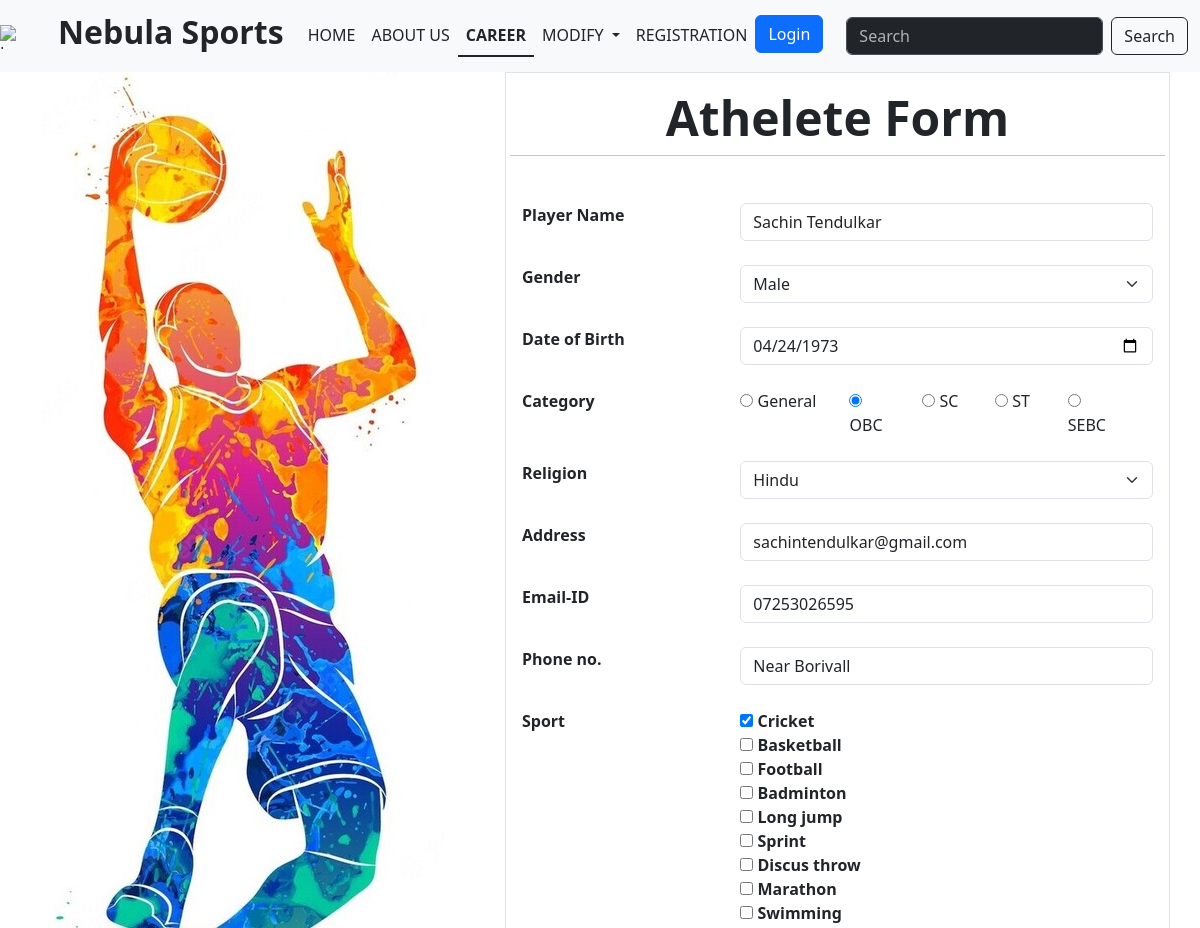
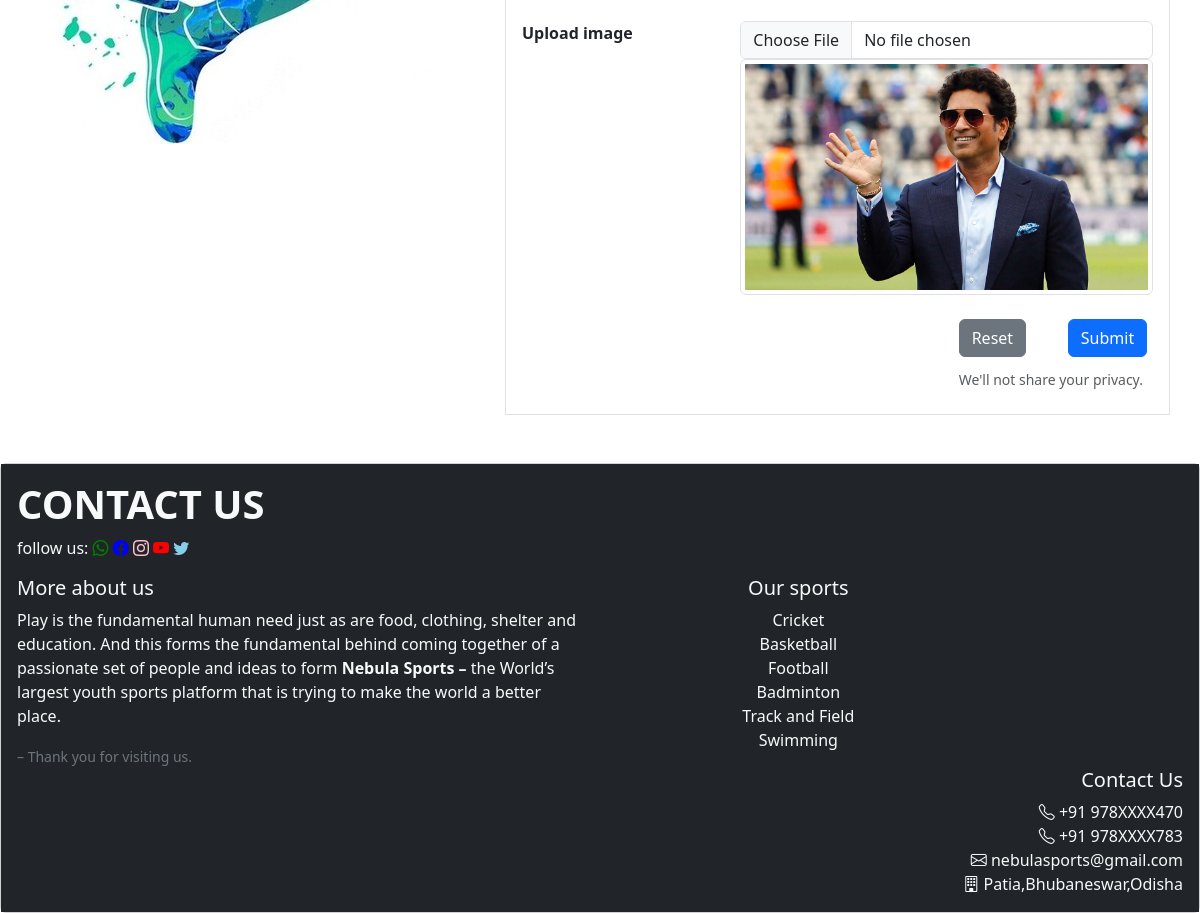
/ath_form.php?ath_id=1, run on the app's committed database (2 pictures, top to bottom).
### tables this page shows
CREATE TABLE `athlete` (
  `ath_id` int(11) NOT NULL,
  `name` varchar(100) NOT NULL,
  `gender` enum('Male','Female','Other') NOT NULL,
  `dob` date NOT NULL,
  `caste` enum('General','OBC','SC','ST','SEBC') NOT NULL DEFAULT 'General',
  `religion` enum('Hindu','Budhhist','Sikh','Jain','Other') NOT NULL,
  `addr` text NOT NULL,
  `phone` varchar(13) NOT NULL,
  `email` varchar(320) NOT NULL,
  `ath_img` varchar(200) NOT NULL
);

CREATE TABLE `sport` (
  `sport_id` int(11) NOT NULL,
  `name` varchar(20) NOT NULL
);

### ath_form.php (the view, shortened to what this page needs)
<!DOCTYPE html>   <?php session_start();?>
<html lang="en">
<head>
    <link href="https://cdn.jsdelivr.net/npm/bootstrap@5.3.1/dist/css/bootstrap.min.css" rel="stylesheet">
    <link rel="stylesheet" href="https://cdn.jsdelivr.net/npm/bootstrap-icons@1.10.5/font/bootstrap-icons.css">
</head>
<body>
<div>
<nav class="navbar navbar-expand-lg bg-light nav-underline" data-bs-theme="dark">
    <div>
      <img src="https://w7.pngwing.com/pngs/303/549/png-transparent-sport-logo-football-sports-logos-text-sport-logo.png" alt="Logo" width="30" height="24" class="d-inline-block align-text-top">
    </div>
        <div class="container-fluid">
          <a class="navbar-brand text-dark nav-underline" href="#"><h2><b>Nebula Sports</b></h2></a>
          <div class="collapse navbar-collapse" id="navbarScroll">
            <ul class="navbar-nav me-auto my-2 my-lg-0 navbar-nav-scroll" style="--bs-scroll-height: 100px;">
              <li class="nav-item">
                <a class="nav-link text-dark" href="home.php">HOME</a>
              </li>
              <li class="nav-item ">
                <a class="nav-link text-dark" href="about.php">ABOUT US</a>
              </li>
              <li class="nav-item">
                <a class="nav-link active text-dark" aria-current="page" href="career.php">CAREER</a>
              </li>
              <li class="nav-item dropdown">
                <a class="nav-link dropdown-toggle text-dark"  role="button"
                data-bs-toggle="dropdown" aria-expanded="false">
                MODIFY
                </a>
              </li>
              <li class="nav-item">
                <a class="nav-link text-dark" href="user_form.php">REGISTRATION</a>
              </li>
              <li class="nav-item">
                <?php
                if (isset($_SESSION['loggedin']) && $_SESSION['loggedin']) { ?>
                  <a href='logout.php'><button type="button" class="btn btn-info">
                    Logout
                  </button></a>
                <?php
                 echo 'Welcome '. $_SESSION['user_name'];
                } else {
                  ?>
                  <button type="button" class="btn btn-primary" data-bs-toggle="modal" data-bs-target="#exampleModal">
                    Login
                  </button>
                <?php } ?>
              </li>
            </ul>
            <form class="d-flex" role="search">
              <input class="form-control me-2" type="search" placeholder="Search" aria-label="Search">
              <button id="submit" class="btn btn-outline-dark" type="submit">Search</button>
            </form>
          </div>
        </div>
      </nav>
    </div>
    <?php
    include 'connection.php';
    ?>
    <div class="container">
    <div class="row">
        <div class="col-5"><img src="img\abstract-basketball-player-with- (3).jpg"></div>
        <div class="col-7 border" style="padding:16px">
        <h5 class="display-5 text-center"><b><b>Athelete Form</b></b></h5>
        <?php
            $mode = 'Add';
            $ath_sport_array = array();
            if(isset($_REQUEST['ath_id']) && is_numeric($_REQUEST['ath_id'])) {
                if($_REQUEST['ath_id'] > 0) {
                    $mode = 'Edit';
                    $ath_id = $_REQUEST['ath_id'];
                    $query_str = "SELECT * FROM athlete WHERE ath_id = ?";
                    $stmt = mysqli_prepare($connection,$query_str);
                    mysqli_stmt_bind_param($stmt,'i',$ath_id);
                    mysqli_stmt_execute($stmt);
                    $result = mysqli_stmt_get_result($stmt);
                    $row = mysqli_fetch_array($result);
                    $query_qry = "SELECT * FROM athlete_sport WHERE ath_id = ?";
                    $stmt1 = mysqli_prepare($connection,$query_qry);
                    mysqli_stmt_bind_param($stmt1,'i',$ath_id);
                    mysqli_stmt_execute($stmt1);
                    $result_child = mysqli_stmt_get_result($stmt1);
                    while($row_child = mysqli_fetch_array($result_child)){
                        $ath_sport_array[] = $row_child['sport_id'];
                    }
                }
            }
        ?>
        <div class="row"><br>
        <hr>
            <form id="myform" action="ath_form_insert.php" method="post"  enctype="multipart/form-data">
                <div class="mb-4 row">
                    <div class="col-4"><label class="form-label"><b>Player Name</b></label></div>
                    <div class="col"><input class="form-control" required autofocus type="text" onchange="check_name(this)" name="player_name" value="<?php if ($mode=='Edit') echo $row['name']?>">
                    <small id="name_error" class="text-danger"></small></div>
                </div>
                <div class="mb-4 row">
                    <div class="col-4"><label class="form-label"><b>Gender</b></label></div>
                    <div class="col"><select class="form-select" name="Gender">
                        <option <?php if (($mode=='Edit') && $row['gender']=='Male') echo 'Selected' ;?> value="Male">Male</option>
                    </select></div>
                </div>
                <div class="mb-4 row">
                    <div class="col-4"><label class="form-label"><b>Date of Birth</b></label></div>
                    <div class="col"><input class="form-control" type="date" name="player_dob"  max="2005-01-01" value="<?php if ($mode=='Edit') echo $row['dob']?>"></div>
                </div>
                <div class="mb-4 row">
                    <div class="col-4"><label class="form-label"><b>Category</b></label></div>
                    <div class="col row">
                        <div class="col-3"><label for="radio_general_category"><input type="radio" name="category" value="General" <?php if (($mode=='Edit') && $row['caste']=='General') echo 'checked' ;?>> General</label></div>
                        <div class="col-2"><label for="radio_obc_category"><input type="radio" name="category" value="OBC" <?php if (($mode=='Edit') && $row['caste']=='OBC') echo 'checked' ;?>> OBC</label></div>
                        <div class="col-2"><label for="radio_sc_category"><input type="radio" name="category" value="SC" <?php if (($mode=='Edit') && $row['caste']=='SC') echo 'checked' ;?>> SC</label></div>
                        <div class="col-2"><label for="radio_st_category"><input type="radio" name="category" value="ST" <?php if (($mode=='Edit') && $row['caste']=='ST') echo 'checked' ;?>> ST</label></div>
                        <div class="col-2"><label for="radio_sebc_category"><input type="radio" name="category" value="SEBC" <?php if (($mode=='Edit') && $row['caste']=='SEBC') echo 'checked' ;?>> SEBC</label></div>
                    </div>
                </div>
                <div class="mb-4 row">
                    <div class="col-4"><label class="form-label"><b>Religion</b></label></div>
                    <div class="col"><select class="form-select" name="religion">
                        <option <?php if (($mode=='Edit') && $row['religion']=='Hindu') echo 'Selected' ;?> value="Hindu">Hindu</option>
                    </select></div>
                </div>
                <div class="mb-4 row">
                    <div class="col-4"><label class="form-label"><b>Address</b></label></div>
                    <div class="col"><input class="form-control" type="text" name="player_add" value="<?php if ($mode=='Edit') echo $row['addr']?>"></div>
                </div>
                <div class="mb-4 row">
                    <div class="col-4"><label class="form-label"><b>Email-ID</b></label></div>
                    <div class="col"><input class="form-control" type="email" name="email" value="<?php if ($mode=='Edit') echo $row['email']?>"></div>
                </div>
                <div class="mb-4 row">
                    <div class="col-4"><label class="form-label"><b>Phone no.</b></label></div>
                    <div class="col"><input class="form-control" type="text" name="player_phone" value="<?php if ($mode=='Edit') echo $row['phone']?>"></div>
                </div>
                <div class="mb-4 row">
                    <div class="col-4"><label class="form-label"><b>Sport</b></label></div>
                    <div class="col row">
                    <?php
                    $sql = "SELECT * from sport";
                    $result = mysqli_query($connection,$sql);
                    while ($row1=mysqli_fetch_array($result)) {
                    ?>
                        <div class="checkbox-group checkbox-primary">
                        <input id="checkbox<?php echo $row1['sport_id']?>" name="sport[]" type="checkbox" value="<?php echo $row1['sport_id']?>"
                        <?php
                        if (count($ath_sport_array) > 0) {
                            if (in_array($row1['sport_id'],$ath_sport_array)) {
                                echo ' checked';
                            }
                        }
                        ?>>
                        <label for="checkbox<?php echo $row1['sport_id']?>">
                            <b><?php echo $row1['name']?></b>
                        </label>
                        </div>
                    <?php
                    }
                    ?>
                    </div>
                </div>
                <div class="mb-4 row">
                    <div class="col-4"><label class="form-label"><b>Upload image</b></label></div>
                    <div class="col"><input class="form-control" type="file" name="player_img">
                     <?php if ($mode=='Edit') {?> <img class="img-thumbnail" src="upload_img/<?php echo $row['ath_img']?>" > <?php } ?></div>
                </div>
                <div class="mb-2 row">
                    <div class="col-8"></div>
                    <div class="col-2"><input class="btn btn-secondary" type="reset"></div>
                    <div class="col"><input class="btn btn-primary" type="submit" name="submit" value="Submit"></div>
                </div>
                <div class="mb-2 row">
                    <div class="col-8"></div>
                    <div class="form-text col">We'll not share your privacy.</div>
                </div>
            </form>
             </div>
        </div>
    </div>
</div>
    <br><br>
    <?php
    include 'footer.php';
    ?>
    </body>
</html>

### data on the page
athlete: player_name "Sachin Tendulkar", player_dob "04/24/1973", caste "☑", player_add "sachintendulkar@gmail.com", email "07253026595", player_phone "Near Borivall", ath_img (picture)
sport: sport_id "☑", name "Cricket"
sport: name "Basketball"
sport: name "Football"
sport: name "Badminton"
sport: name "Long jump"
sport: name "Sprint"
sport: name "Discus throw"
sport: name "Marathon"
sport: name "Swimming"
